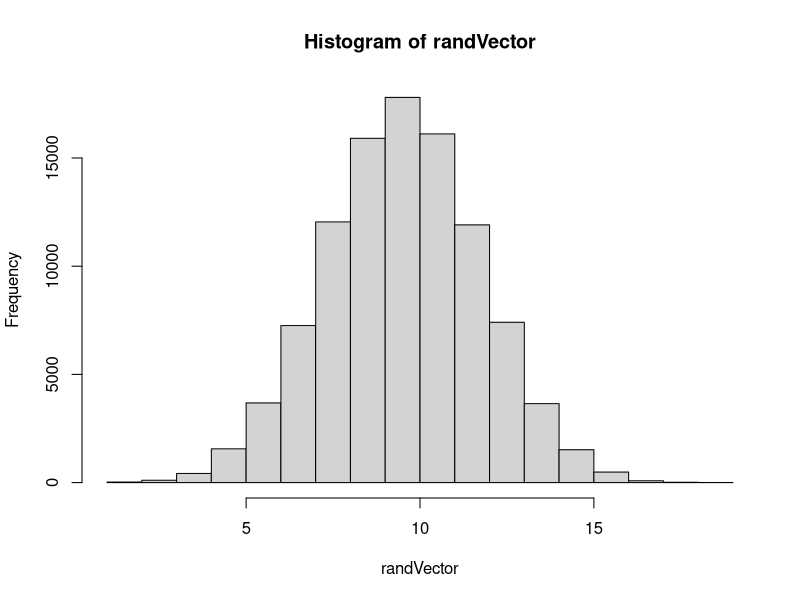
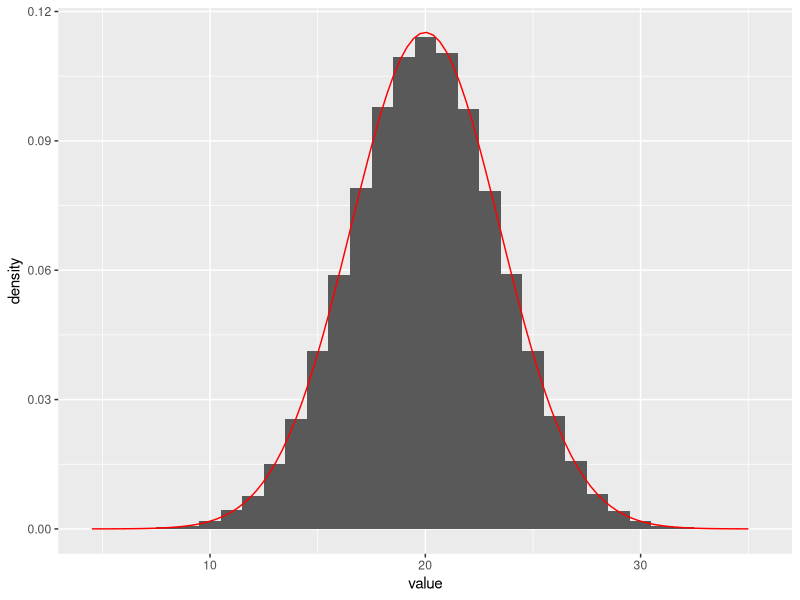
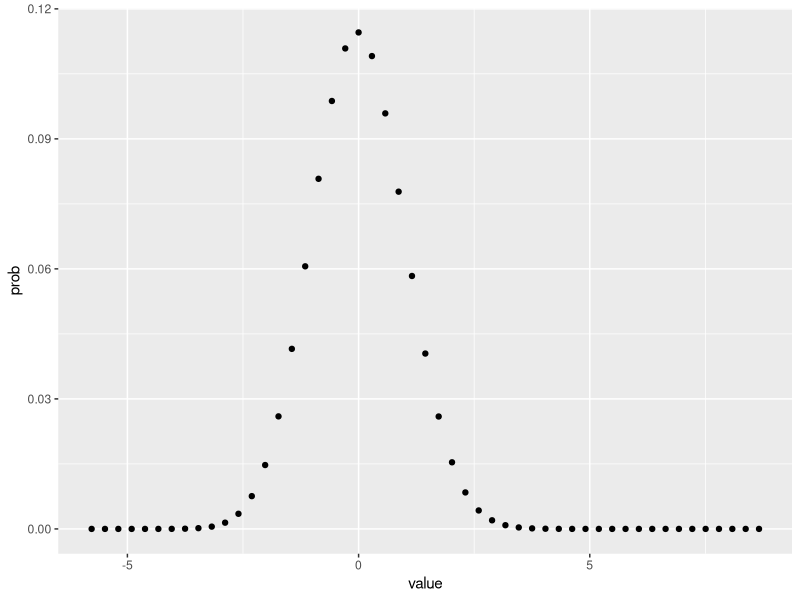

Source code (R) for these figures, in order:
## ---- chunk 1
knitr::opts_chunk$set(echo = TRUE)
library(tidyverse)
library(ggplot2)
library(knitr)

set.seed(7654321)
randBinom <- rbinom(100000, 20, .5)
randVector<-vector("numeric", 100000)
randVector = randBinom

## ---- chunk 2
hist(randVector)

## ---- chunk 3
rMean <- mean(randVector)
stdDev<-sd(randVector)
## ---- chunk 4
NormPlot= rnorm(100000, 20, sqrt(50 *0.4*(1-0.4)))
#hist(NormPlot)+geom_histogram(aes(y = ..density..),binwidth=1)
NormPlot <- data.frame(value = NormPlot)

g<- ggplot(NormPlot, aes(x=value)) +
        geom_histogram(aes(y = ..density..),binwidth=1) +
        stat_function(fun = dnorm, colour = "red",args = list(mean =20, sd = sqrt(50*.4*(1-.4))))
g
## ---- chunk 5
#set d
d=1/sqrt(50*0.4*(1-0.4))

#random variable

X<-function(x){(x-50*0.4)/(sqrt(50*0.4*(1-0.4)))}
var1 <- X(0:50)
probVar1 <- dbinom(0:50, 50, .4)
var1DF <- data.frame(value = var1, prob = probVar1)
g <- ggplot(var1DF, aes(x = value, y = prob)) + geom_point()
g

#apply pnorm to each value in var1 +- d/2
#loop through in vector form, apply pnorm to a vector
#feed pnorm a vector as an x argument, plot points 



# 
# #filtering function to get what's equal to d
#findD<-function(x){if (x == d) return(TRUE) else return(FALSE)}

#initialize the y's and the vector of x's applying the specified random variable function
# vecY<-rbinom(100000, 50, 0.4)
# vecX<-sapply(vecY, X)
# frame<-data.frame(vecX)
# 
# dStruct<-Filter(findD, vecX)
# 
# 
# hist(vecX)


## ---- chunk 6

## ---- chunk 7

